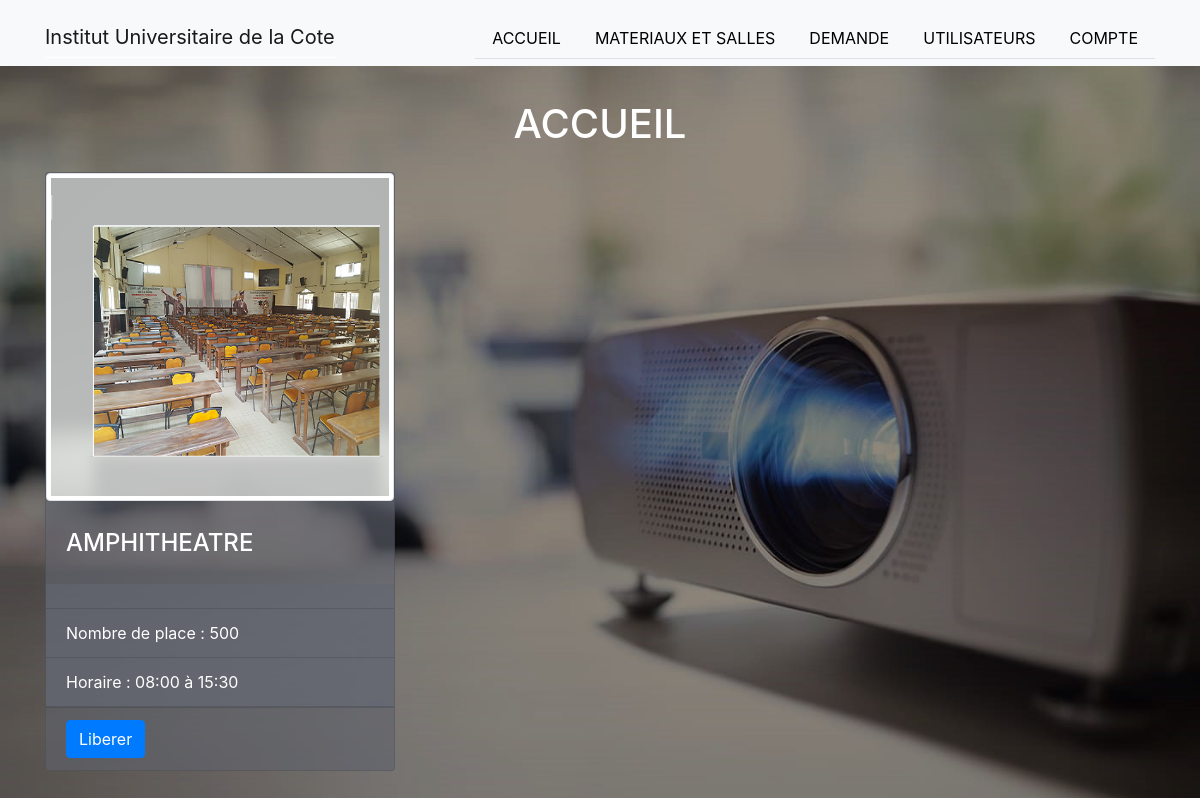
Page /administrateur/accueil (signed in) on the committed database.
### projet/BDonnees.py (models this page shows, shortened)
class ReservSalle(db.Model):
    __tablename__ = 'ReservSalle'
    salle = db.relationship('Salle', backref='salle', uselist=False)
    id = db.Column(db.Integer, primary_key=True)
    filiere = db.Column(db.Text)
    matiere = db.Column(db.Text)
    h_debut = db.Column(db.Text)
    h_fin = db.Column(db.Text)
    jour = db.Column(db.Text)
    statut = db.Column(db.Text)
    user = db.relationship('User', backref='reserveur_sal', uselist=False)

class Salle(db.Model):
    __tablename__ = 'Salle'
    id = db.Column(db.Integer, primary_key=True, unique=True, index=True)
    type = db.Column(db.Text, index=True)
    numero = db.Column(db.Text)
    nbre_place = db.Column(db.Integer)
    reserv_id = db.Column(db.Integer, db.ForeignKey('ReservSalle.id'))

### projet/administrateur/pages.py (the view)
@administrateur_blueprint.route('/accueil', methods=['GET', 'POST'])
@login_required
def accueil():
    r_salle = ReservSalle.query.filter_by(statut='EN COURS')
    r_materiel = ReservMateriel.query.filter_by(statut='EN COURS')
    return render_template('accueil.html', salles=r_salle, materiels=r_materiel)

### projet/BDonnees.py (called while the page is built)
@login_manager.user_loader
def load_user(id):
    return Admin.query.get(id)

### projet/administrateur/templates/accueil.html (shortened to what this page needs)
{% extends "base.html" %}
{% block content %}
        <h1 class="mb-sm-4 text-center">ACCUEIL</h1>
        {% if materiels.first() == None and salles.first() == None %}
        <div class="alert alert-warning alert-dismissible fade show" role="alert">
            <button type="button" class="close" data-dismiss="alert" aria-label="Close" class="fade close">
                <span aria-hidden="true">&times;</span>
            </button>
        Aucune reservation en cours pour le moment
        </div>
        {% else %}
        <div class="row">
            {% for sal in salles %}
            <div class="col-12 col-md-6 col-lg-4">
              <div class="card">
                  {% if sal.salle.type == 'AMPHITHEATRE' %}
                  <img src="{{ url_for('static', filename='image/amphi.png') }}" class="figure-img img-fluid img-thumbnail" alt="Figure image">
                  {% elif sal.salle.type == 'LABORATOIRE DE CHIMIE' %}
                  <img src="{{ url_for('static', filename='image/chimie.png') }}" class="figure-img img-fluid img-thumbnail" alt="Figure image">
                  {% elif sal.salle.type == 'LABORATOIRE D\'ELECTRONIQUE' %}
                  <img src="{{ url_for('static', filename='image/electronique.png') }}" class="figure-img img-fluid img-thumbnail" alt="Figure image">
                  {% elif sal.salle.type == 'LABORATOIRE D\'ELECTROTECHNIQUE' %}
                  <img src="{{ url_for('static', filename='image/electrotech.png') }}" class="figure-img img-fluid img-thumbnail" alt="Figure image">
                  {% elif sal.salle.type == 'LABORATOIRE DE SCIENCES INFIRMIER' %}
                  <img src="{{ url_for('static', filename='image/sciInfirm.png') }}" class="figure-img img-fluid img-thumbnail" alt="Figure image">
                  {% elif sal.salle.type == 'SALLE D\'INFORMATIQUE' %}
                  <img src="{{ url_for('static', filename='image/info.png') }}" class="figure-img img-fluid img-thumbnail" alt="Figure image">
                  {% else %}
                  <img src="{{ url_for('static', filename='image/screenshot.png') }}" class="figure-img img-fluid img-thumbnail" alt="Figure image">
                  {% endif %}
                <div class="card-body">
                  <h4 class="card-title">{{sal.salle.type}}</h4>
                </div>
                <ul class="list-group list-group-flush">
                    <li class="list-group-item">{{sal.user.username}} {{sal.user.matiere}}</li>
                    <li class="list-group-item">Nombre de place : {{sal.salle.nbre_place}}</li>
                    <li class="list-group-item">Horaire : {{sal.h_debut}} à {{sal.h_fin}}</li>
                </ul>
                <div class="card-footer"><a class="btn btn-primary" href="{{url_for('administrateur.confirm_salle', confirm_id=sal.id)}}">Liberer</a></div>
              </div>
            </div>
            {% endfor %}
        </div>
    {% endif %}
{% endblock %}

### projet/static/css/style_gestion.css (style rules this page uses)
html, body { margin: 0; padding: 0; width: 100%; }
body { width: 100%; height: 100vh; background: url(c.jpg); background-position: center; background-repeat: no-repeat; background-attachment: fixed; background-size: cover; display: table; font-family: -apple-system,BlinkMacSystemFont,"Segoe UI",Roboto,"Helvetica Neue",Arial,"Noto Sans",sans-serif,"Apple Color Emoji","Segoe UI Emoji","Segoe UI Symbol","Noto Color Emoji"; font-size: 1rem; font-weight: 400; line-height: 1.5; color: white; }
main h1 { padding-top: 100px; }
.card { background-color: #6367729d; margin-bottom: 10px; }
.card li { background-color: #6367729d; }
.container .col-12 { margin-top: 66px; }
.row .col-12 { margin: 0px; }

### rows in the picture
ReservSalle: salle.type "AMPHITHEATRE", salle.nbre_place "500", h_debut "08:00", h_fin "15:30"
